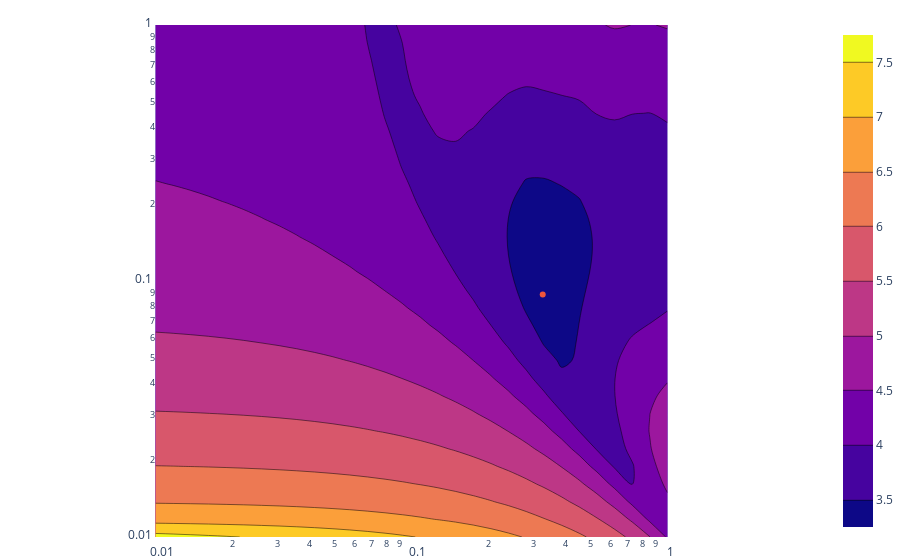

This figure's notebook cell:
### Code cell
f = InferSIR()
f.fit_beta_gamma_map(city, sample, Bin)
print(f)

### Figure 1 — Plotly figure (JSON) as saved in the notebook; plotly's stock layout.template omitted (floating-point values rounded to 4 significant figures; data arrays with more than 128 entries replaced by an {"elided": "..."} marker saying what was removed)
{"data": [{"type": "contour", "x": [0.01, 0.01172, 0.01374, 0.0161, 0.01887, 0.02212, 0.02593, 0.03039, 0.03562, 0.04175, 0.04894, 0.05736, 0.06723, 0.0788, 0.09237, 0.1083, 0.1269, 0.1487, 0.1743, 0.2043, 0.2395, 0.2807, 0.329, 0.3857, 0.452, 0.5298, 0.621, 0.7279, 0.8532, 1], "y": [0.01, 0.01172, 0.01374, 0.0161, 0.01887, 0.02212, 0.02593, 0.03039, 0.03562, 0.04175, 0.04894, 0.05736, 0.06723, 0.0788, 0.09237, 0.1083, 0.1269, 0.1487, 0.1743, 0.2043, 0.2395, 0.2807, 0.329, 0.3857, 0.452, 0.5298, 0.621, 0.7279, 0.8532, 1], "z": {"elided": "30x30 float values"}}, {"type": "scatter", "x": [0.3255], "y": [0.08848]}], "layout": {"margin": {"b": 0, "l": 0, "r": 0, "t": 25}, "xaxis": {"constrain": "domain", "range": [-2, 0], "scaleanchor": "y", "scaleratio": 1, "type": "log"}, "yaxis": {"type": "log"}}}
